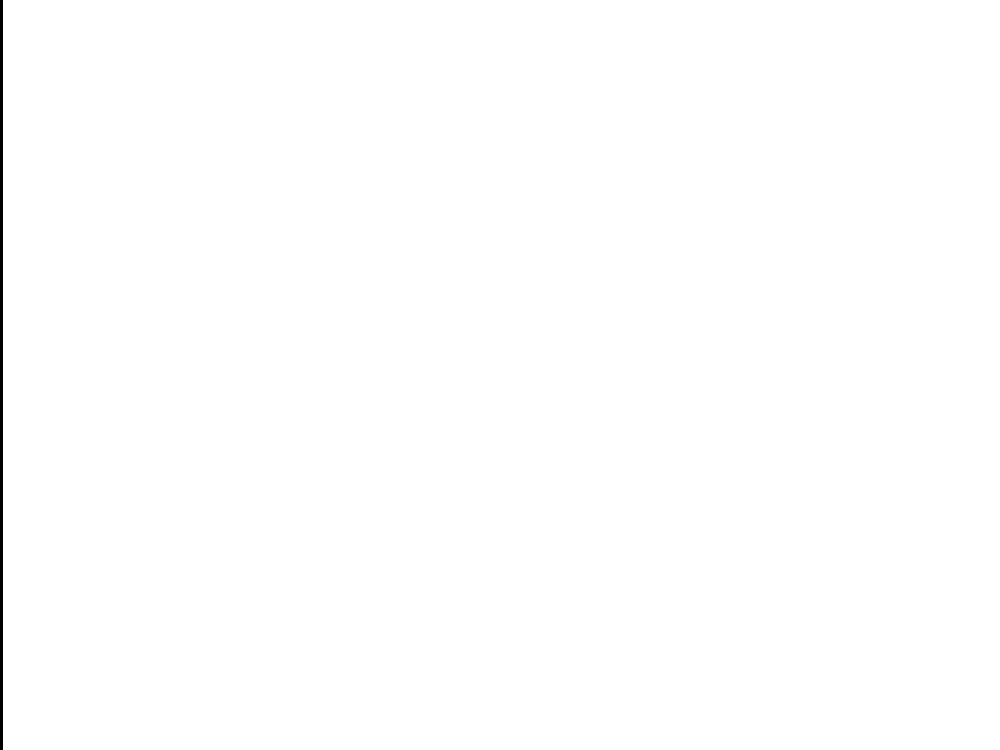
Frame 1 (no input)
Frame 60 (no input): identical to frame 1, image omitted
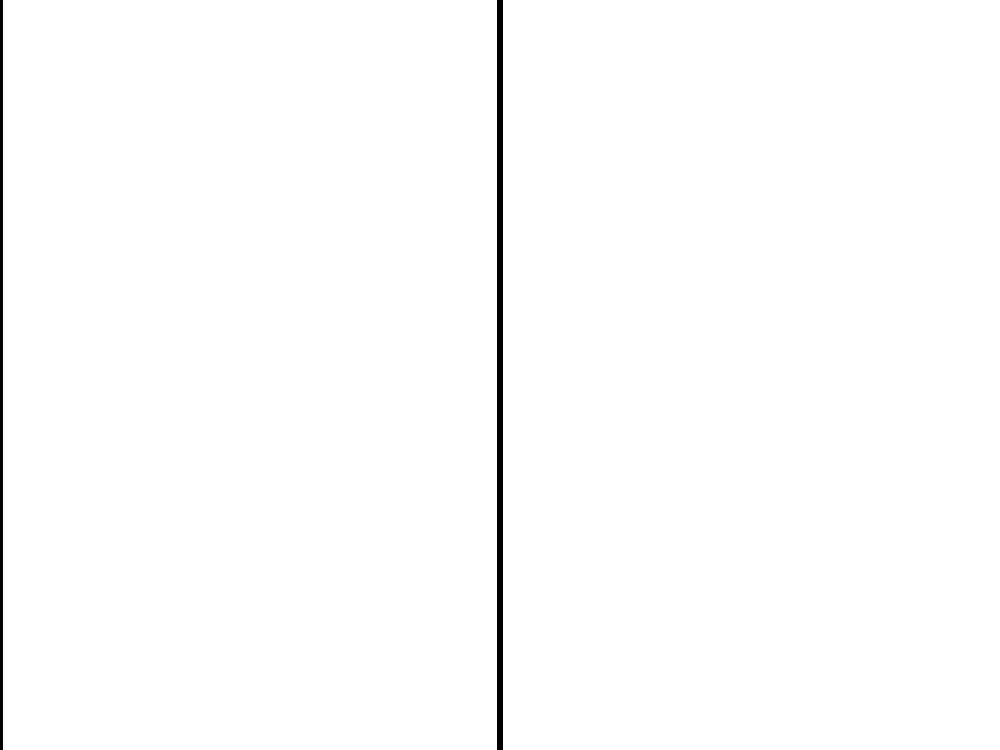
Frame 120 (the mouse pressed at the canvas centre since frame 60)

The p5.js sketch that drew these frames (run headless with seeded random() and noise() and a simulated clock; from frame 60 on, the mouse is pressed at the canvas centre):

// p5.js sketch
// ── sketch.js
function setup() {
  createCanvas(1000, 750);
  noFill();
}

function draw() {


  for (let x = 1; x < height; x += 20) {
    strokeWeight(5);
    beginShape();
    vertex(mouseX, 350 + x);
    vertex(mouseX, 200 + x);
    vertex(mouseX, 200 + x);
    vertex(mouseX, 300 + x);
    vertex(mouseX, 300 + x);
    vertex(mouseX, 450 - x);
    vertex(mouseX, 450 - x);
    vertex(mouseX, 600 - x);
    vertex(mouseX, 600 - x);
    vertex(mouseX, 600 - x);
    endShape(CLOSE);

  }
}
